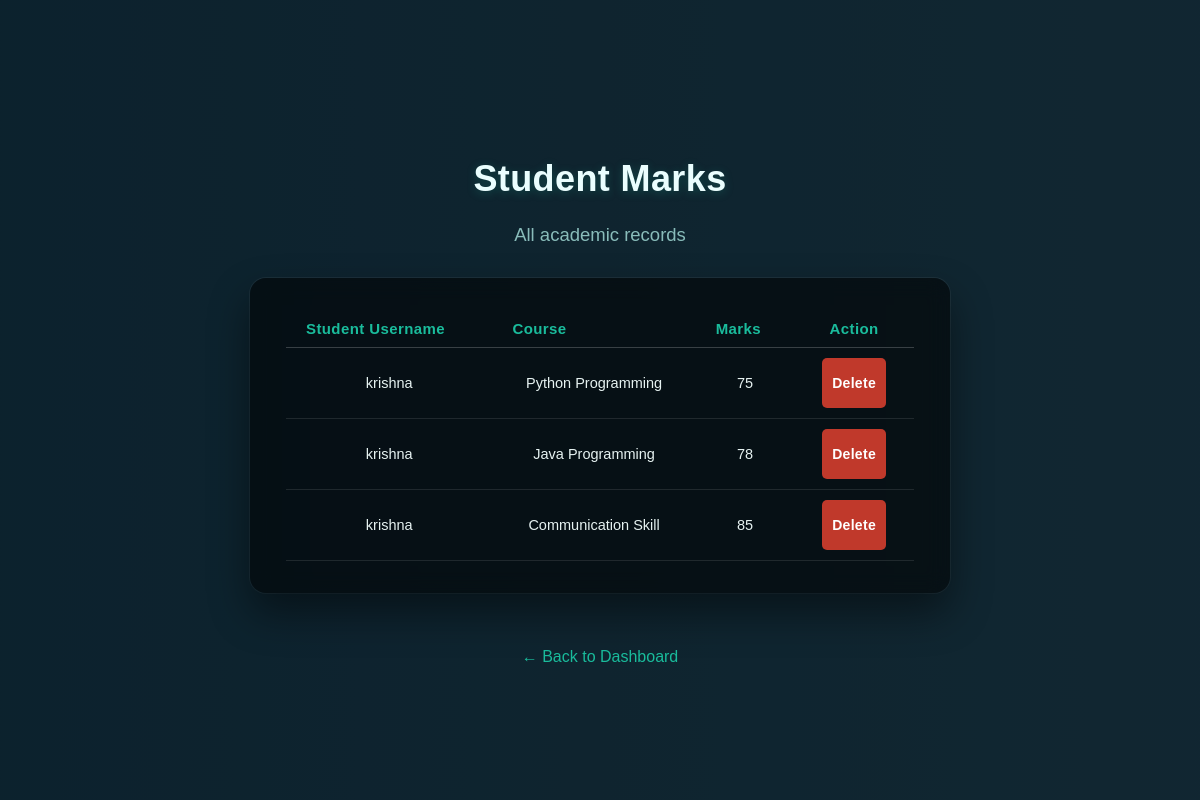
Screenshot of /view-marks (signed in) with the database file from the repository.
### tables this page shows
CREATE TABLE marks (
    id INTEGER PRIMARY KEY AUTOINCREMENT,
    student_username TEXT NOT NULL,
    course_name TEXT NOT NULL,
    marks INTEGER NOT NULL
);

### app.py (the view)
@app.route('/view-marks')
def view_marks():
    if 'role' not in session:
        return redirect(url_for('login'))
    conn = get_db_connection()
    records = conn.execute(
        'SELECT rowid AS id, student_username, course_name, marks FROM marks'
    ).fetchall()
    conn.close()
    return render_template(
        'view_marks.html',
        records=records,
        role=session['role']
    )

### app.py (called while the page is built)
def get_db_connection():
    conn = sqlite3.connect('database.db')
    conn.row_factory = sqlite3.Row
    return conn

### templates/view_marks.html (shortened to what this page needs)
<!DOCTYPE html>
<html>
<head>
  <link rel="stylesheet" href="{{ url_for('static', filename='css/style.css') }}">
</head>
<body class="dashboard-page">
  <video autoplay muted loop playsinline id="view-marks-bg-video">
    <source src="{{ url_for('static', filename='videos/abstract-bg.mp4') }}" type="video/mp4">
  </video>
  <div class="view-marks-container">
    <h1>Student Marks</h1>
    <p class="subtitle">All academic records</p>
    <div class="records-card wide">
      <table class="records-table">
        <thead>
          <tr>
            <th>Student Username</th>
            <th>Course</th>
            <th>Marks</th>
            {% if role == 'Admin' %}
            <th>Action</th>
            {% endif %}
          </tr>
        </thead>
        <tbody>
          {% for row in records %}
          <tr>
            <td>{{ row['student_username'] }}</td>
            <td>{{ row['course_name'] }}</td>
            <td>{{ row['marks'] }}</td>
            {% if role == 'Admin' %}
            <td>
              <form method="POST" action="/delete-marks" style="margin:0;">
                <button type="submit"
                  style="background:#c0392b;color:white;border:none;padding:6px 10px;border-radius:5px;cursor:pointer;">
                  Delete
                </button>
              </form>
            </td>
            {% endif %}
          </tr>
          {% endfor %}
        </tbody>
      </table>
    </div>
    {% if role == 'Admin' %}
    <a href="/admin-dashboard-redesigned" class="back-btn">← Back to Dashboard</a>
    {% else %}
    <a href="/faculty-dashboard" class="back-btn">← Back to Dashboard</a>
    {% endif %}
  </div>
</body>
</html>

### static/css/style.css (style rules this page uses)
* { box-sizing: border-box; }
body { font-family: Arial, sans-serif; background-color: #aec6cc; text-align: center; margin-top: 100px; }
h1 { color: #3e5164; }
html { scroll-behavior: smooth; }
.dashboard-page { margin: 0; min-height: 100vh; background: linear-gradient(to right, rgba(10, 40, 55, 0.95), rgba(10, 40, 55, 0.9)); color: white; font-family: Arial, sans-serif; }
:root { --success: #1abc9c; --success-soft: rgba(26, 188, 156, 0.35); --success-glow: rgba(26, 188, 156, 0.25); }
.records-table { width: 100%; border-collapse: collapse; font-size: 14.5px; }
.records-table th { text-align: left; color: #1abc9c; font-weight: 600; padding: 12px 18px; border-bottom: 1px solid rgba(255, 255, 255, 0.25); font-size: 15px; letter-spacing: 0.4px; }
.records-table td { padding: 12px 18px; border-bottom: 1px solid rgba(255, 255, 255, 0.12); color: #e6f2f1; font-size: 14.5px; }
.records-table form button { padding: 3px 11px; font-size: 14px; border-radius: 6px; line-height: 1.2; transition: all 0.2s ease; }
.records-card { background: rgba(0, 0, 0, 0.55); backdrop-filter: blur(10px); -webkit-backdrop-filter: blur(10px); border-radius: 16px; padding: 32px 36px; box-shadow: 0 20px 40px rgba(0, 0, 0, 0.45), 0 0 0 1px rgba(255, 255, 255, 0.06); margin-bottom: 30px; }
.records-table { border-collapse: collapse; min-width: 300px; }
.records-table th { color: #1abc9c; font-weight: 600; padding: 10px 20px; border-bottom: 1px solid rgba(255, 255, 255, 0.2); }
.records-table td { padding: 10px 20px; border-bottom: 1px solid rgba(255, 255, 255, 0.1); }
.records-table td:last-child, .records-table th:last-child { text-align: center; }
.records-table td:last-child { font-weight: 500; }
.view-marks-container { min-height: 100vh; display: flex; flex-direction: column; justify-content: center; align-items: center; color: white; text-align: center; position: relative; z-index: 1; }
.view-marks-container h1 { margin-bottom: 6px; font-size: 36px; font-weight: 600; color: #eafefe; letter-spacing: 0.4px; text-shadow: 0 2px 10px rgba(26, 188, 156, 0.25); }
.view-marks-container .subtitle { opacity: 0.85; font-size: 18.5px; color: #9fd8d3; margin-bottom: 32px; }
.records-card.wide { min-width: 700px; }
.back-btn { margin-top: 25px; color: #1abc9c; text-decoration: none; font-weight: 500; }
.subtitle { font-size: 15px; opacity: 0.85; margin-bottom: 35px; }
.dashboard-page button { height: 50px; font-size: 16px; border-radius: 10px; background: linear-gradient(135deg, #1fd1a5, #18b394); color: #002b2b; font-weight: 600; letter-spacing: 0.3px; }
#view-marks-bg-video { position: fixed; top: 0; left: 0; width: 100%; height: 100%; object-fit: cover; z-index: -3; opacity: 0.65; transform: translateZ(0); will-change: transform; }
.view-marks-container::before { content: ""; position: fixed; inset: 0; background: rgba(5, 20, 30, 0.55); z-index: -2; }

### rows the page displays
marks: student_username "krishna", course_name "Python Programming", marks "75"
marks: student_username "krishna", course_name "Java Programming", marks "78"
marks: student_username "krishna", course_name "Communication Skill", marks "85"
